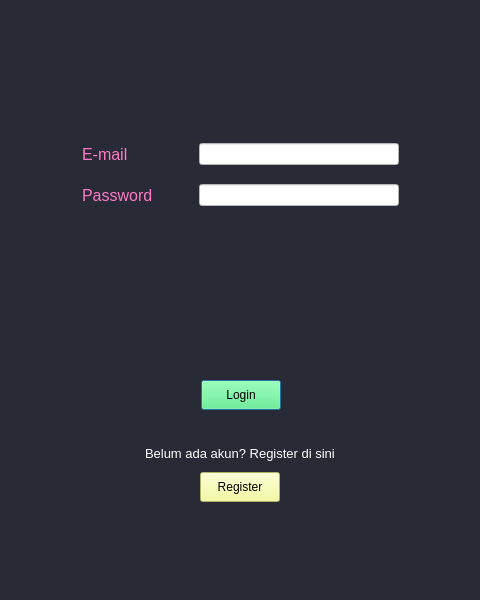
<?xml version="1.0" encoding="UTF-8"?>
<ui version="4.0">
 <class>Dialog</class>
 <widget class="QDialog" name="Dialog">
  <property name="geometry">
   <rect>
    <x>0</x>
    <y>0</y>
    <width>480</width>
    <height>600</height>
   </rect>
  </property>
  <property name="minimumSize">
   <size>
    <width>480</width>
    <height>600</height>
   </size>
  </property>
  <property name="maximumSize">
   <size>
    <width>480</width>
    <height>600</height>
   </size>
  </property>
  <property name="windowTitle">
   <string>Dialog</string>
  </property>
  <property name="styleSheet">
   <string notr="true">background-color: rgb(40,42,54)</string>
  </property>
  <widget class="QLabel" name="lbl_notification">
   <property name="geometry">
    <rect>
     <x>0</x>
     <y>240</y>
     <width>481</width>
     <height>21</height>
    </rect>
   </property>
   <property name="font">
    <font>
     <family>Nirmala UI</family>
     <pointsize>10</pointsize>
    </font>
   </property>
   <property name="styleSheet">
    <string notr="true">color: rgb(255, 85, 85)</string>
   </property>
   <property name="text">
    <string/>
   </property>
   <property name="textFormat">
    <enum>Qt::AutoText</enum>
   </property>
   <property name="alignment">
    <set>Qt::AlignCenter</set>
   </property>
  </widget>
  <widget class="QWidget" name="">
   <property name="geometry">
    <rect>
     <x>0</x>
     <y>380</y>
     <width>481</width>
     <height>51</height>
    </rect>
   </property>
   <layout class="QHBoxLayout" name="layout_btn_login">
    <property name="sizeConstraint">
     <enum>QLayout::SetMinAndMaxSize</enum>
    </property>
    <item>
     <spacer name="horizontalSpacer">
      <property name="orientation">
       <enum>Qt::Horizontal</enum>
      </property>
      <property name="sizeHint" stdset="0">
       <size>
        <width>138</width>
        <height>20</height>
       </size>
      </property>
     </spacer>
    </item>
    <item>
     <widget class="QPushButton" name="btn_login">
      <property name="minimumSize">
       <size>
        <width>80</width>
        <height>30</height>
       </size>
      </property>
      <property name="font">
       <font>
        <family>Nirmala UI</family>
        <pointsize>9</pointsize>
        <weight>50</weight>
        <bold>false</bold>
       </font>
      </property>
      <property name="styleSheet">
       <string notr="true">background-color: rgb(80, 250, 123);</string>
      </property>
      <property name="text">
       <string>Login</string>
      </property>
      <property name="autoDefault">
       <bool>true</bool>
      </property>
      <property name="default">
       <bool>false</bool>
      </property>
      <property name="flat">
       <bool>false</bool>
      </property>
     </widget>
    </item>
    <item>
     <spacer name="horizontalSpacer_2">
      <property name="orientation">
       <enum>Qt::Horizontal</enum>
      </property>
      <property name="sizeHint" stdset="0">
       <size>
        <width>138</width>
        <height>20</height>
       </size>
      </property>
     </spacer>
    </item>
   </layout>
  </widget>
  <widget class="QWidget" name="">
   <property name="geometry">
    <rect>
     <x>0</x>
     <y>130</y>
     <width>481</width>
     <height>91</height>
    </rect>
   </property>
   <layout class="QHBoxLayout" name="horizontalLayout_3">
    <item>
     <spacer name="horizontalSpacer_5">
      <property name="orientation">
       <enum>Qt::Horizontal</enum>
      </property>
      <property name="sizeHint" stdset="0">
       <size>
        <width>40</width>
        <height>20</height>
       </size>
      </property>
     </spacer>
    </item>
    <item>
     <layout class="QVBoxLayout" name="verticalLayout">
      <item>
       <layout class="QHBoxLayout" name="horizontalLayout">
        <item>
         <widget class="QLabel" name="label">
          <property name="font">
           <font>
            <family>Nirmala UI</family>
            <pointsize>12</pointsize>
           </font>
          </property>
          <property name="styleSheet">
           <string notr="true">color: rgb(255, 121, 198)</string>
          </property>
          <property name="text">
           <string>E-mail</string>
          </property>
         </widget>
        </item>
        <item>
         <spacer name="horizontalSpacer_3">
          <property name="orientation">
           <enum>Qt::Horizontal</enum>
          </property>
          <property name="sizeHint" stdset="0">
           <size>
            <width>40</width>
            <height>20</height>
           </size>
          </property>
         </spacer>
        </item>
        <item>
         <widget class="QLineEdit" name="line_email">
          <property name="minimumSize">
           <size>
            <width>200</width>
            <height>20</height>
           </size>
          </property>
          <property name="styleSheet">
           <string notr="true">background-color: rgb(255, 255, 255);</string>
          </property>
          <property name="text">
           <string/>
          </property>
         </widget>
        </item>
       </layout>
      </item>
      <item>
       <layout class="QHBoxLayout" name="horizontalLayout_2">
        <item>
         <widget class="QLabel" name="label_2">
          <property name="font">
           <font>
            <family>Nirmala UI</family>
            <pointsize>12</pointsize>
           </font>
          </property>
          <property name="styleSheet">
           <string notr="true">color: rgb(255, 121, 198)</string>
          </property>
          <property name="text">
           <string>Password</string>
          </property>
         </widget>
        </item>
        <item>
         <spacer name="horizontalSpacer_4">
          <property name="orientation">
           <enum>Qt::Horizontal</enum>
          </property>
          <property name="sizeHint" stdset="0">
           <size>
            <width>40</width>
            <height>20</height>
           </size>
          </property>
         </spacer>
        </item>
        <item>
         <widget class="QLineEdit" name="line_password">
          <property name="minimumSize">
           <size>
            <width>200</width>
            <height>20</height>
           </size>
          </property>
          <property name="styleSheet">
           <string notr="true">background-color: rgb(255, 255, 255)</string>
          </property>
          <property name="text">
           <string/>
          </property>
          <property name="echoMode">
           <enum>QLineEdit::Password</enum>
          </property>
         </widget>
        </item>
       </layout>
      </item>
     </layout>
    </item>
    <item>
     <spacer name="horizontalSpacer_6">
      <property name="orientation">
       <enum>Qt::Horizontal</enum>
      </property>
      <property name="sizeHint" stdset="0">
       <size>
        <width>40</width>
        <height>20</height>
       </size>
      </property>
     </spacer>
    </item>
   </layout>
  </widget>
  <widget class="QWidget" name="">
   <property name="geometry">
    <rect>
     <x>0</x>
     <y>440</y>
     <width>480</width>
     <height>62</height>
    </rect>
   </property>
   <layout class="QVBoxLayout" name="verticalLayout_2">
    <item>
     <layout class="QHBoxLayout" name="horizontalLayout_4">
      <item>
       <spacer name="horizontalSpacer_7">
        <property name="orientation">
         <enum>Qt::Horizontal</enum>
        </property>
        <property name="sizeHint" stdset="0">
         <size>
          <width>138</width>
          <height>20</height>
         </size>
        </property>
       </spacer>
      </item>
      <item>
       <widget class="QLabel" name="label_3">
        <property name="font">
         <font>
          <family>Nirmala UI</family>
          <pointsize>10</pointsize>
         </font>
        </property>
        <property name="styleSheet">
         <string notr="true">color: rgb(255, 255, 255)</string>
        </property>
        <property name="text">
         <string>Belum ada akun? Register di sini</string>
        </property>
       </widget>
      </item>
      <item>
       <spacer name="horizontalSpacer_8">
        <property name="orientation">
         <enum>Qt::Horizontal</enum>
        </property>
        <property name="sizeHint" stdset="0">
         <size>
          <width>138</width>
          <height>20</height>
         </size>
        </property>
       </spacer>
      </item>
     </layout>
    </item>
    <item>
     <layout class="QHBoxLayout" name="horizontalLayout_5">
      <item>
       <spacer name="horizontalSpacer_9">
        <property name="orientation">
         <enum>Qt::Horizontal</enum>
        </property>
        <property name="sizeHint" stdset="0">
         <size>
          <width>138</width>
          <height>20</height>
         </size>
        </property>
       </spacer>
      </item>
      <item>
       <widget class="QPushButton" name="btn_register">
        <property name="minimumSize">
         <size>
          <width>80</width>
          <height>30</height>
         </size>
        </property>
        <property name="font">
         <font>
          <family>Nirmala UI</family>
          <pointsize>9</pointsize>
          <weight>50</weight>
          <bold>false</bold>
         </font>
        </property>
        <property name="styleSheet">
         <string notr="true">background-color: rgb(241, 250, 140);</string>
        </property>
        <property name="text">
         <string>Register</string>
        </property>
        <property name="autoDefault">
         <bool>true</bool>
        </property>
        <property name="default">
         <bool>false</bool>
        </property>
        <property name="flat">
         <bool>false</bool>
        </property>
       </widget>
      </item>
      <item>
       <spacer name="horizontalSpacer_10">
        <property name="orientation">
         <enum>Qt::Horizontal</enum>
        </property>
        <property name="sizeHint" stdset="0">
         <size>
          <width>138</width>
          <height>20</height>
         </size>
        </property>
       </spacer>
      </item>
     </layout>
    </item>
   </layout>
  </widget>
 </widget>
 <resources/>
 <connections/>
</ui>
